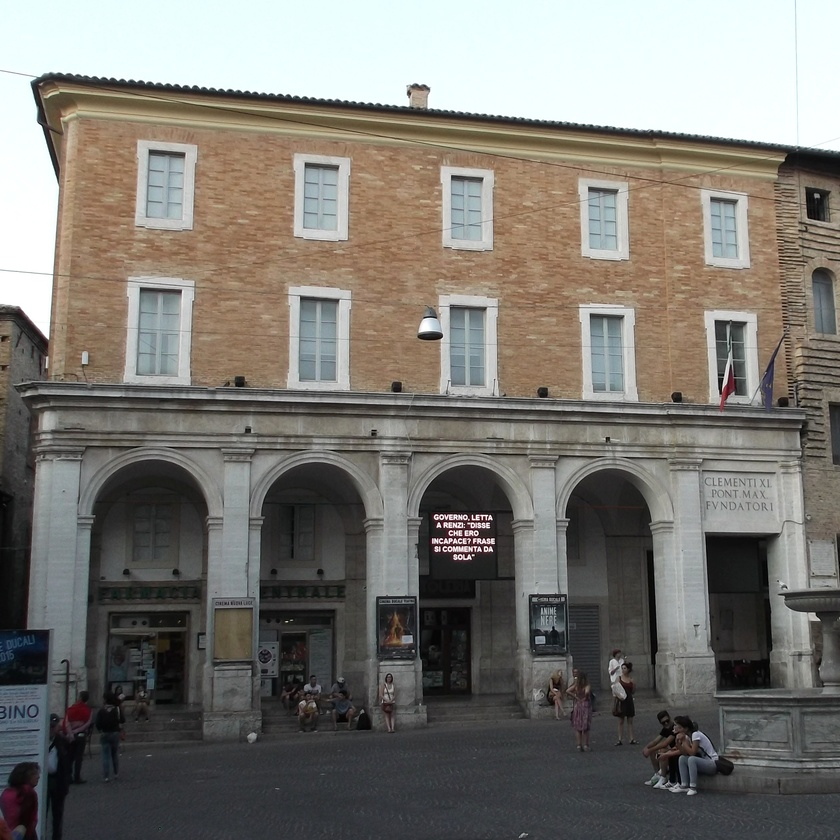
#> input picture notebooks/test.jpg, 840 x 840 px, shrunk from 2412 x 2412 before the run, found by its file name
$ jupyter execute --allow-errors image.ipynb   (shell and % lines are left out)
#> lines starting #> are read from the running program, lines starting #| are printed output that depends on the picture
#> further down, im is the input picture: shape (840, 840, 3); mean R, G, B 123.1, 120.1, 114.2
[cell 1]
import numpy as np
import matplotlib.pyplot as plt
from urllib.request import urlopen
from hurry.filesize import size

[cell 2]
def rgb2gray(rgb):
    r, g, b = rgb[:,:,0], rgb[:,:,1], rgb[:,:,2]
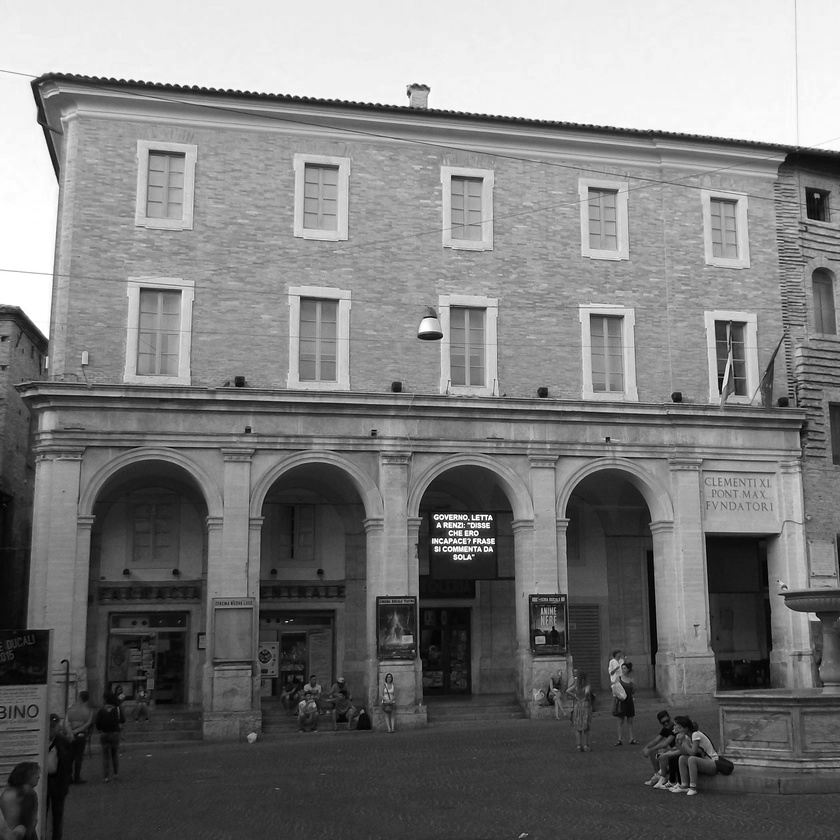
#> r: shape (840, 840); min 0, max 255, mean 123.1
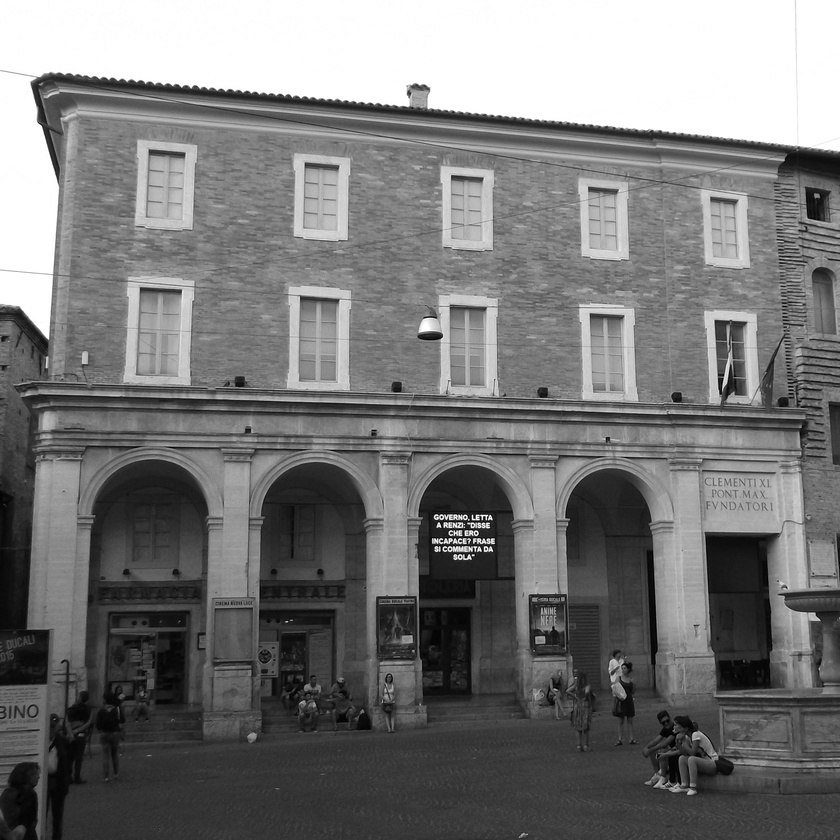
#> g: shape (840, 840); min 0, max 255, mean 120.1
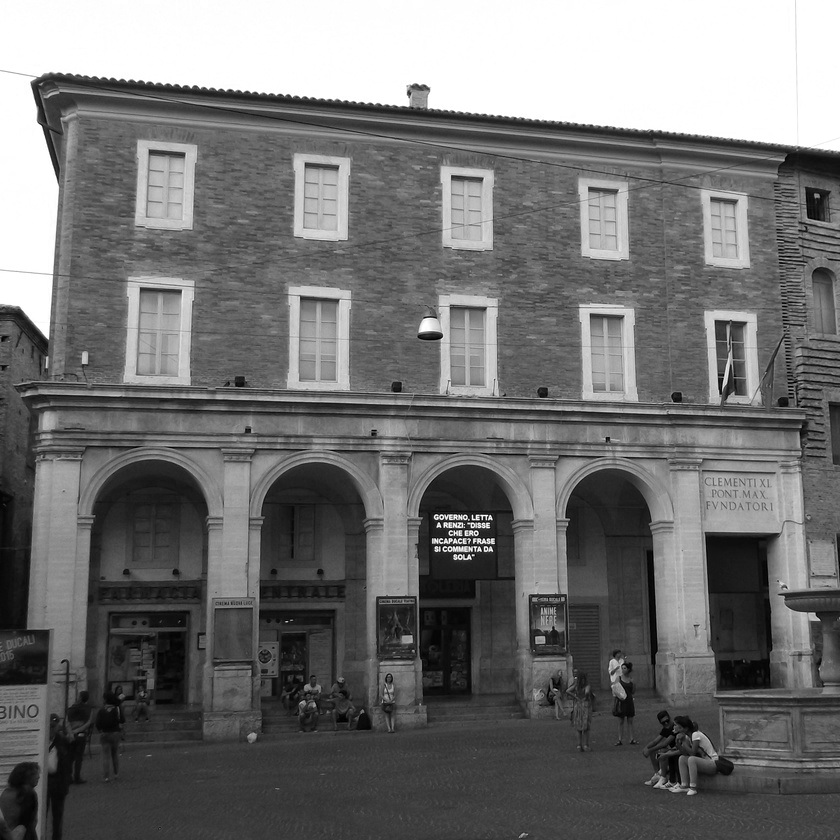
#> b: shape (840, 840); min 0, max 255, mean 114.2
    gray = 0.2989 * r + 0.5870 * g + 0.1140 * b
    return gray
f = urlopen("https://github.com/giovastabile/analisi_numerica/blob/main/notebooks/test.jpg?raw=true")

[cell 3]
im = plt.imread(f,format="jpeg")
im = rgb2gray(im)
#w,lamda,v = np.linalg.svd(im)
w = np.linalg.eig(im.T@im)
print(size(im.nbytes))
#> (this line was passed over: hurry is not available in this run)
